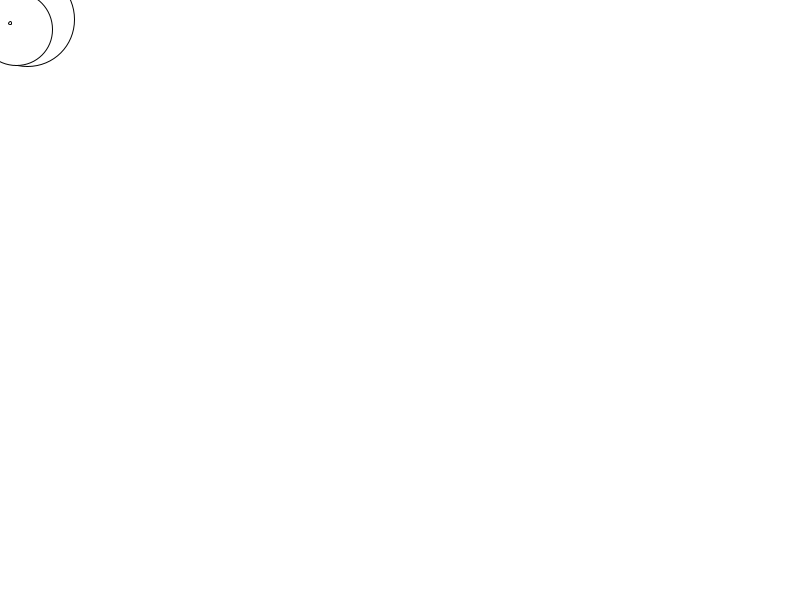
Frame 1 (no input)
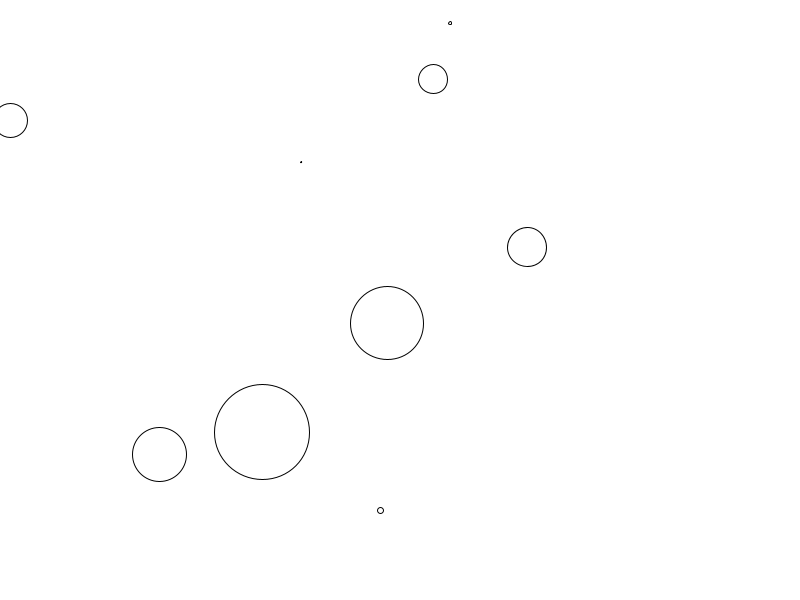
Frame 60 (the mouse pressed at the canvas centre just before this capture)
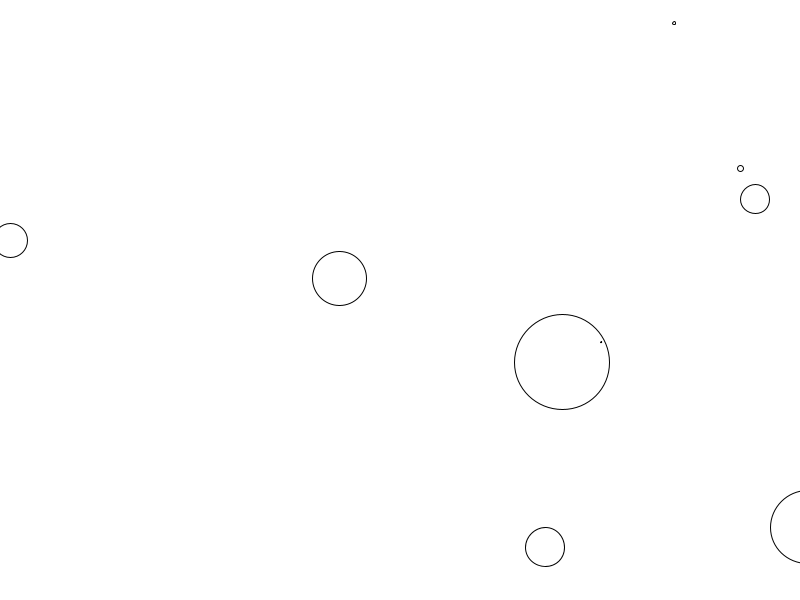
Frame 120 (the mouse held since frame 60 and released just before this capture)

The Processing sketch that drew these frames (run headless with seeded random() and noise(); from frame 60 on, the mouse is pressed at the canvas centre):

// Processing sketch: tutorial3
// ── tutorial3.pde
class pelota{
 int tamanyo,x,y,vx,vy;
 pelota(int a, int b){
  tamanyo=(int)random(100);
  x=a;
  y=b;
  vx=(int)random(-10,10);
  vy=(int)random(-10,10);
 }

  void dibujaPelota(){
   ellipse(x,y,tamanyo,tamanyo); 
  }
  void muevePelota(){
   x=x+vx;
   y=y+vy;
   if ((x>800)||(x<0)){
     vx=-vx;
   }  
   if ((y>600)||(y<0)){
    vy=-vy; 
   }
}
}
pelota [] Pelotas=new pelota[9];
void setup(){
 size(800,600); 
for (int i=0;i<9;i++){
 Pelotas[i]=new pelota((int)random(50),(int)random(50)); 
}
}
void draw(){
 background(255,255,255);
for (int i=0;i<9;i++){

Pelotas[i].muevePelota();
 Pelotas[i].dibujaPelota();
}
 
}
